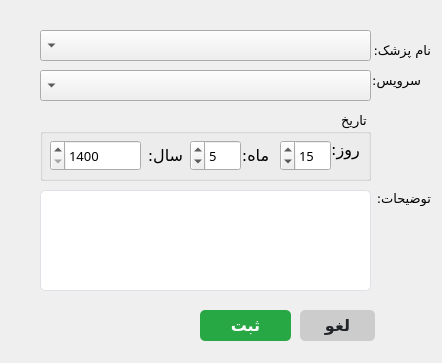
<?xml version="1.0" encoding="UTF-8"?>
<ui version="4.0">
 <class>addEditMedicalRecords_form</class>
 <widget class="QWidget" name="addEditMedicalRecords_form">
  <property name="geometry">
   <rect>
    <x>0</x>
    <y>0</y>
    <width>442</width>
    <height>363</height>
   </rect>
  </property>
  <property name="minimumSize">
   <size>
    <width>442</width>
    <height>363</height>
   </size>
  </property>
  <property name="maximumSize">
   <size>
    <width>442</width>
    <height>363</height>
   </size>
  </property>
  <property name="windowTitle">
   <string>خدمات</string>
  </property>
  <widget class="QGroupBox" name="groupBox_3">
   <property name="geometry">
    <rect>
     <x>40</x>
     <y>110</y>
     <width>331</width>
     <height>71</height>
    </rect>
   </property>
   <property name="font">
    <font>
     <family>Vazirmatn Black</family>
     <pointsize>10</pointsize>
    </font>
   </property>
   <property name="layoutDirection">
    <enum>Qt::RightToLeft</enum>
   </property>
   <property name="title">
    <string>تاریخ</string>
   </property>
   <property name="alignment">
    <set>Qt::AlignLeading|Qt::AlignLeft|Qt::AlignVCenter</set>
   </property>
   <widget class="QLabel" name="label_41">
    <property name="geometry">
     <rect>
      <x>270</x>
      <y>30</y>
      <width>71</width>
      <height>41</height>
     </rect>
    </property>
    <property name="font">
     <font>
      <family>Vazirmatn ExtraBold</family>
      <pointsize>12</pointsize>
     </font>
    </property>
    <property name="text">
     <string>روز:</string>
    </property>
    <property name="alignment">
     <set>Qt::AlignHCenter|Qt::AlignTop</set>
    </property>
   </widget>
   <widget class="QLabel" name="label_42">
    <property name="geometry">
     <rect>
      <x>180</x>
      <y>30</y>
      <width>71</width>
      <height>31</height>
     </rect>
    </property>
    <property name="font">
     <font>
      <family>Vazirmatn ExtraBold</family>
      <pointsize>12</pointsize>
     </font>
    </property>
    <property name="text">
     <string>ماه:</string>
    </property>
    <property name="alignment">
     <set>Qt::AlignCenter</set>
    </property>
   </widget>
   <widget class="QSpinBox" name="year_spnbox">
    <property name="geometry">
     <rect>
      <x>10</x>
      <y>30</y>
      <width>91</width>
      <height>31</height>
     </rect>
    </property>
    <property name="minimum">
     <number>1400</number>
    </property>
    <property name="maximum">
     <number>1500</number>
    </property>
   </widget>
   <widget class="QLabel" name="label_43">
    <property name="geometry">
     <rect>
      <x>90</x>
      <y>30</y>
      <width>71</width>
      <height>31</height>
     </rect>
    </property>
    <property name="font">
     <font>
      <family>Vazirmatn ExtraBold</family>
      <pointsize>12</pointsize>
     </font>
    </property>
    <property name="text">
     <string>سال:</string>
    </property>
    <property name="alignment">
     <set>Qt::AlignCenter</set>
    </property>
   </widget>
   <widget class="QSpinBox" name="month_spnbox">
    <property name="geometry">
     <rect>
      <x>150</x>
      <y>30</y>
      <width>51</width>
      <height>31</height>
     </rect>
    </property>
    <property name="minimum">
     <number>1</number>
    </property>
    <property name="maximum">
     <number>12</number>
    </property>
    <property name="value">
     <number>5</number>
    </property>
   </widget>
   <widget class="QSpinBox" name="day_spnbox">
    <property name="geometry">
     <rect>
      <x>240</x>
      <y>30</y>
      <width>51</width>
      <height>31</height>
     </rect>
    </property>
    <property name="minimum">
     <number>1</number>
    </property>
    <property name="maximum">
     <number>31</number>
    </property>
    <property name="value">
     <number>15</number>
    </property>
   </widget>
  </widget>
  <widget class="QLabel" name="label_14">
   <property name="geometry">
    <rect>
     <x>370</x>
     <y>40</y>
     <width>61</width>
     <height>21</height>
    </rect>
   </property>
   <property name="font">
    <font>
     <family>Vazirmatn Black</family>
     <pointsize>10</pointsize>
    </font>
   </property>
   <property name="text">
    <string>نام پزشک: </string>
   </property>
  </widget>
  <widget class="QTextEdit" name="description_txtbox">
   <property name="geometry">
    <rect>
     <x>40</x>
     <y>190</y>
     <width>331</width>
     <height>101</height>
    </rect>
   </property>
   <property name="font">
    <font>
     <family>Vazirmatn</family>
     <pointsize>11</pointsize>
    </font>
   </property>
   <property name="layoutDirection">
    <enum>Qt::RightToLeft</enum>
   </property>
   <property name="styleSheet">
    <string notr="true">/* Basic LineEdit styling */
QTextEdit {
    background-color: #ffffff; /* White background */
    border: 1px solid #dee2e6; /* Light grey border */
    border-radius: 5px; /* Rounded corners */
    color: #343a40; /* Dark grey text color */
    outline: none; /* Remove default outline */
}

/* Hover effect */
QTextEdit:hover {
    border: 1px solid #007bff; /* Blue border on hover */
}

/* Focus effect */
QTextEdit:focus {
    border: 1px solid #007bff; /* Blue border on focus */
}

/* Disabled state */
QTextEdit:disabled {
    background-color: #e9ecef; /* Light grey background when disabled */
    color: #6c757d; /* Grey text color when disabled */
}

</string>
   </property>
   <property name="html">
    <string>&lt;!DOCTYPE HTML PUBLIC &quot;-//W3C//DTD HTML 4.0//EN&quot; &quot;http://www.w3.org/TR/REC-html40/strict.dtd&quot;&gt;
&lt;html&gt;&lt;head&gt;&lt;meta name=&quot;qrichtext&quot; content=&quot;1&quot; /&gt;&lt;style type=&quot;text/css&quot;&gt;
p, li { white-space: pre-wrap; }
&lt;/style&gt;&lt;/head&gt;&lt;body style=&quot; font-family:'Vazirmatn'; font-size:11pt; font-weight:400; font-style:normal;&quot;&gt;
&lt;p style=&quot;-qt-paragraph-type:empty; margin-top:0px; margin-bottom:0px; margin-left:0px; margin-right:0px; -qt-block-indent:0; text-indent:0px; font-size:12pt;&quot;&gt;&lt;br /&gt;&lt;/p&gt;&lt;/body&gt;&lt;/html&gt;</string>
   </property>
  </widget>
  <widget class="QPushButton" name="cancel_btn">
   <property name="geometry">
    <rect>
     <x>300</x>
     <y>310</y>
     <width>75</width>
     <height>31</height>
    </rect>
   </property>
   <property name="font">
    <font>
     <family>Vazirmatn</family>
     <pointsize>12</pointsize>
     <weight>75</weight>
     <bold>true</bold>
     <underline>false</underline>
     <strikeout>false</strikeout>
    </font>
   </property>
   <property name="focusPolicy">
    <enum>Qt::StrongFocus</enum>
   </property>
   <property name="styleSheet">
    <string notr="true">QPushButton {
    background-color: #cccccc; /* Light grey */
    color: #212529; /* Dark text */
    border: none;
    border-radius: 5px; /* Rounded corners */
    text-align: center;
    text-decoration: none;
}

QPushButton:hover {
    background-color: #b3b3b3; /* Darker grey on hover */
}

QPushButton:pressed {
    background-color: #999999; /* Even darker grey on press */
}
</string>
   </property>
   <property name="text">
    <string>لغو</string>
   </property>
   <property name="checkable">
    <bool>false</bool>
   </property>
  </widget>
  <widget class="QLabel" name="label_16">
   <property name="geometry">
    <rect>
     <x>370</x>
     <y>190</y>
     <width>61</width>
     <height>16</height>
    </rect>
   </property>
   <property name="font">
    <font>
     <family>Vazirmatn Black</family>
     <pointsize>10</pointsize>
    </font>
   </property>
   <property name="text">
    <string>توضیحات:</string>
   </property>
  </widget>
  <widget class="QComboBox" name="doctor_cmbox">
   <property name="enabled">
    <bool>true</bool>
   </property>
   <property name="geometry">
    <rect>
     <x>40</x>
     <y>30</y>
     <width>331</width>
     <height>31</height>
    </rect>
   </property>
   <property name="font">
    <font>
     <family>Vazirmatn Black</family>
     <pointsize>11</pointsize>
    </font>
   </property>
   <property name="acceptDrops">
    <bool>false</bool>
   </property>
   <property name="layoutDirection">
    <enum>Qt::RightToLeft</enum>
   </property>
   <property name="styleSheet">
    <string notr="true"/>
   </property>
   <property name="editable">
    <bool>false</bool>
   </property>
   <property name="currentText">
    <string/>
   </property>
   <property name="maxVisibleItems">
    <number>3</number>
   </property>
   <property name="duplicatesEnabled">
    <bool>false</bool>
   </property>
  </widget>
  <widget class="QPushButton" name="save_btn">
   <property name="geometry">
    <rect>
     <x>200</x>
     <y>310</y>
     <width>91</width>
     <height>31</height>
    </rect>
   </property>
   <property name="font">
    <font>
     <family>Vazirmatn</family>
     <pointsize>12</pointsize>
     <weight>75</weight>
     <bold>true</bold>
     <underline>false</underline>
     <strikeout>false</strikeout>
    </font>
   </property>
   <property name="styleSheet">
    <string notr="true">QPushButton {
    background-color: #28a745; /* Bootstrap success green */
    color: white; /* White text */
    border: none;
    border-radius: 5px; /* Rounded corners */
    font-weight: bold; /* Bold text */
    text-align: center;
    text-decoration: none;
}

QPushButton:hover {
    background-color: #218838; /* Darker green on hover */
}

QPushButton:pressed {
    background-color: #1e7e34; /* Even darker green on press */
}
</string>
   </property>
   <property name="text">
    <string>ثبت</string>
   </property>
  </widget>
  <widget class="QComboBox" name="service_cmbox">
   <property name="enabled">
    <bool>true</bool>
   </property>
   <property name="geometry">
    <rect>
     <x>40</x>
     <y>70</y>
     <width>331</width>
     <height>31</height>
    </rect>
   </property>
   <property name="font">
    <font>
     <family>Vazirmatn Black</family>
     <pointsize>11</pointsize>
    </font>
   </property>
   <property name="acceptDrops">
    <bool>false</bool>
   </property>
   <property name="layoutDirection">
    <enum>Qt::RightToLeft</enum>
   </property>
   <property name="styleSheet">
    <string notr="true"/>
   </property>
   <property name="editable">
    <bool>false</bool>
   </property>
   <property name="currentText">
    <string/>
   </property>
   <property name="maxVisibleItems">
    <number>10</number>
   </property>
   <property name="duplicatesEnabled">
    <bool>false</bool>
   </property>
  </widget>
  <widget class="QLabel" name="label_17">
   <property name="geometry">
    <rect>
     <x>360</x>
     <y>70</y>
     <width>61</width>
     <height>21</height>
    </rect>
   </property>
   <property name="font">
    <font>
     <family>Vazirmatn Black</family>
     <pointsize>10</pointsize>
    </font>
   </property>
   <property name="text">
    <string>سرویس:</string>
   </property>
  </widget>
 </widget>
 <resources/>
 <connections/>
</ui>
